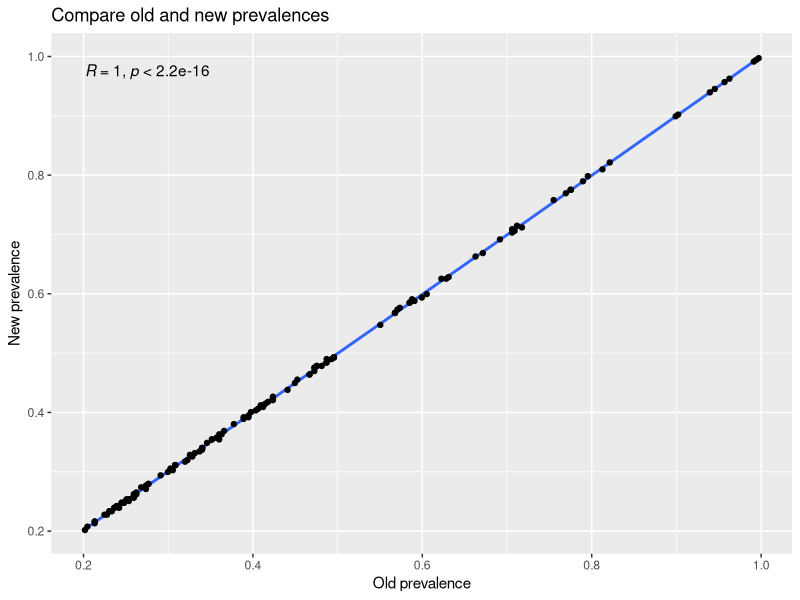
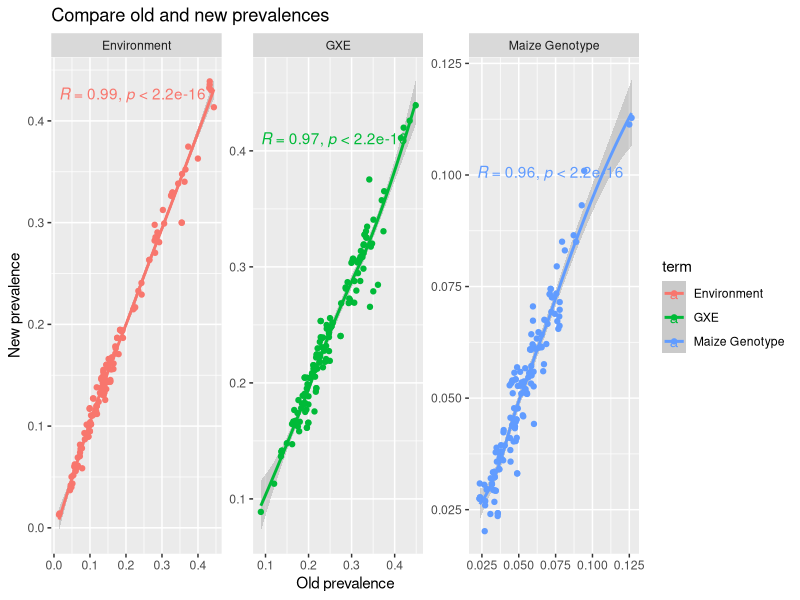

Write the R code that produced these figures, in order.
#! /usr/bin/Rscript

# Compare old versus new GxE taxonomy calculations to see why some so different
#   Fixed problem 1 (3 Dec 2024): Roy's old Order and Class files had the incorrect names; corrected
#   Not a problem per se, but old "species" was mostly just genus regurgitated, with species of "__". Use new one instead
#     Pretty much all other "missing" in new analysis are same thing, so new analysis is more correct

# Heritabilities also highly correlated for shared taxa (97-99%), so yes, is consistent

library(tidyverse)
library(ggpubr)

# Load data
old.prevalence = read.csv("3_GxE/3e_taxonomy_prevalence.csv")
new.prevalence = read.csv("3_GxE/3e_taxonomy_prevalence.jgw.csv")
old.herit = read.csv("3_GxE/3e_taxon_GXE.csv")
new.herit = read.csv("3_GxE/3e_taxon_GXE.jgw.csv")

# Helper function to standardize taxonomy strings (mostly standardize to QIIME)
fixnames = function(s){
  s = gsub(s, pattern=" +", repl="") %>% # Remove spaces
    gsub(pattern=";NA", repl="") # Remove missing levels
}
new.prevalence$taxon = fixnames(new.prevalence$taxon)
new.prevalence$level = tolower(new.prevalence$level) # Lowercase
new.herit$taxon = fixnames(new.herit$taxonomy) # Overwrite 'taxon' column to make standard
new.herit$level = tolower(new.herit$level)


# Compare prevalence
old.short = select(old.prevalence, level, taxon, prevalence) %>%
  rename(old_prev = prevalence)
new.short = select(new.prevalence, level, taxon, prevalence) %>%
  rename(new_prev = prevalence)
prevalence = full_join(old.short, new.short, by=c("level", "taxon")) %>%
  arrange(level, taxon)

# Plot prevalences
corplot = ggplot(prevalence) +
  aes(x=old_prev, y=new_prev) +
  geom_smooth() + 
  geom_point() +
  stat_cor() +
  labs(title="Compare old and new prevalences",
       x="Old prevalence",
       y="New prevalence")
ggsave(corplot, file="3_GxE/3e1_compare_prevalence.png", width=5, height=5)


# Compare heritabilities
old.herit = old.herit %>%
  select(level, taxon, term, herit) %>%
  rename(old_herit=herit)
new.herit = new.herit %>%
  select(level, taxon, term, herit) %>%
  rename(new_herit=herit)
herits = full_join(old.herit, new.herit, by=c("level", "taxon", "term")) %>%
  arrange(level, taxon, term)

# Plot heritabilities
heritplot = ggplot(herits) +
  aes(x=old_herit, y=new_herit, color=term) +
  geom_smooth() + 
  geom_point() +
  stat_cor() +
  labs(title="Compare old and new prevalences",
       x="Old prevalence",
       y="New prevalence") +
  facet_wrap(~term, scales="free")
ggsave(heritplot, file="3_GxE/3e1_compare_herits.png", width=10, height=5)
